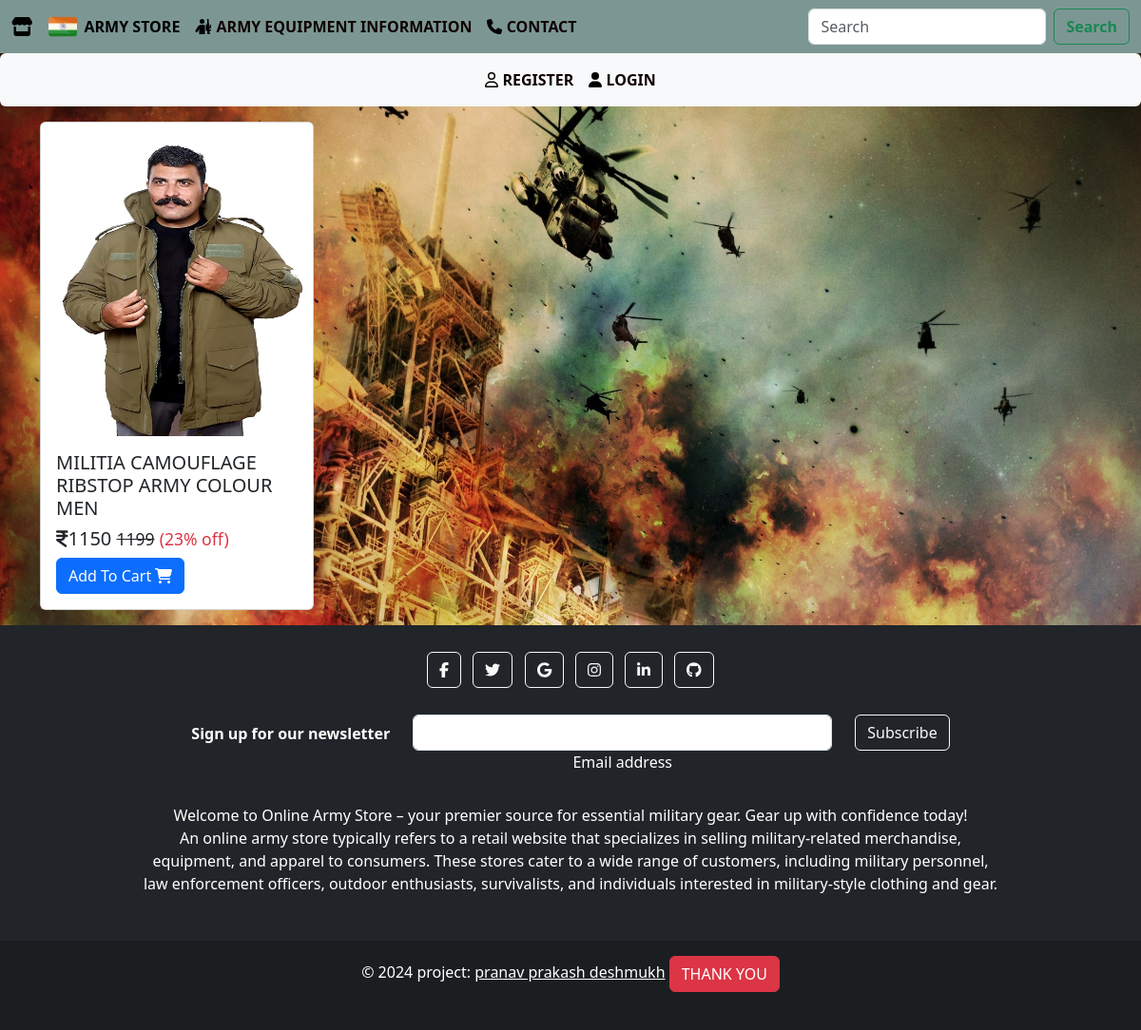
/jacket, run on the app's committed database.
### army/models.py (models this page shows, shortened)
class Store(models.Model):
    CATEGORY_CHOICES = [
        ('TSHIRT', 'Tshirt'),
        ('PANT', 'pant'),
        ('SHOES', 'Shoes'),
        ('WATCH', 'Watch'),
        ('JACKET', 'jacket'),
        ('BAGS', 'Bags'),
    ]
    name = models.CharField(max_length=100)
    category = models.CharField(max_length=20, choices=CATEGORY_CHOICES)
    small_description=models.CharField(max_length=300)
    description=models.TextField()
    selling_price = models.IntegerField()
    discounted_price = models.IntegerField()
    percentage = models.IntegerField(default=0)
    price_and_quantity_total = models.IntegerField(default=0)
    Store_image =models.ImageField(upload_to='Store_images')  # As we are using image field we have to intall 'pillow'. And we have to Define MEDIA_URL in settings.py file so that all folder should save in media directory

### army/views.py (the view)
# urls.py: path('jacket',views.JacketView.as_view(),name='jacket'),
class JacketView(View):
    def get(self,request):
        jacket = Store.objects.filter(category='JACKET')
        return render(request,'jacket.html',{'jacket':jacket})

### army/templates/jacket.html (shortened to what this page needs)
{% extends "army.html" %}
{% load static %}
{% block content %}
<div class="container mr-3 ">
    <div class="row">
        {% for ja in jacket %}
      <div class="col-sm-3 mb-3 mt-3">
        <div class="card " style="width: 18rem;">
          <img src="{{ja.Store_image.url}}" class="card-img-top" alt="...">
          <div class="card-body">
            <h5 class="card-title">{{ja.name}}</h5>
            <h5 class="font-weight-bold text-dark "><i class="fa-solid fa-indian-rupee-sign"></i>{{ja.discounted_price}} <small class="fw-light rupee">{{ja.selling_price}}</small> <small class="text-danger">(23% off)</small></h5>
            <a href="{% url "storedetails" ja.id %}" class="btn btn-primary">Add To Cart <i class="fa-solid fa-cart-shopping"></i></a>
          </div>
        </div>
      </div>
      {% endfor %}
    </div>
</div>
{% endblock content %}

### army/static/army/css/army.css (style rules this page uses)
.card-img-top { height: 330px; }
.rupee ,.cart-selling-price { text-decoration:line-through; }
.card { transition: transform 0.3s ease, box-shadow 0.3s ease; }
.card-body { transition: background-color 0.3s ease; }
.card-title { transition: color 0.3s ease, text-shadow 0.3s ease; }

### data on the page
Store: Store_image (picture), name "MILITIA CAMOUFLAGE RIBSTOP ARMY COLOUR MEN", discounted_price "1150", selling_price "1199"
